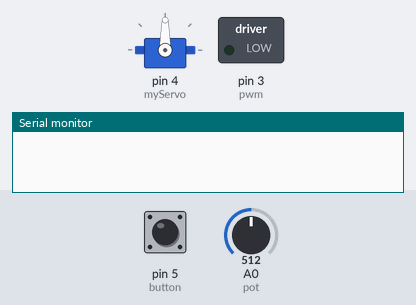
The sketch below on a simulated Arduino Uno, built with avr-gcc and run on an emulated ATmega328P. Shown: servo, switched loads named in the sketch (green lamp = pin HIGH), the last lines printed to the serial monitor. The inputs (shaded band) are chosen by the test bench; at power-on: pin 5 (button) HIGH, A0 (pot) = 512.

Above: at 1.2 s.
1.3 s: pin 5 (button) pulled LOW for 0.15 s
At 1.61 s:
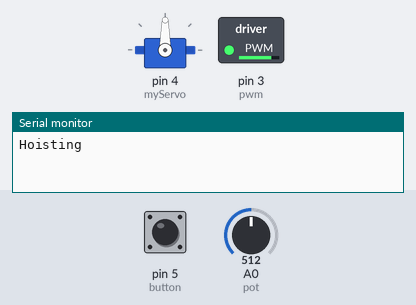
3.3 s: A0 (pot) set to 716
At 4.0 s:
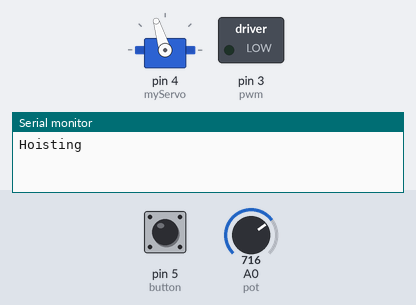
4.8 s: A0 (pot) set to 900
At 5.4 s:
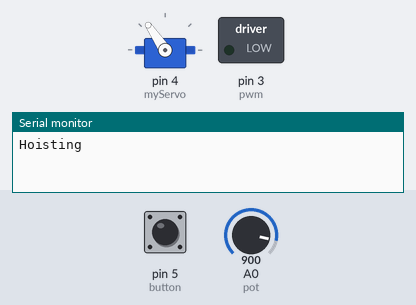
6.3 s: A0 (pot) set to 306
At 7.5 s:
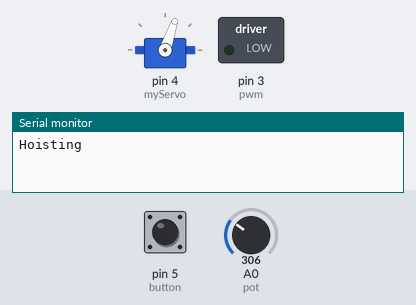
7.8 s: A0 (pot) set to 122
At 8.9 s:
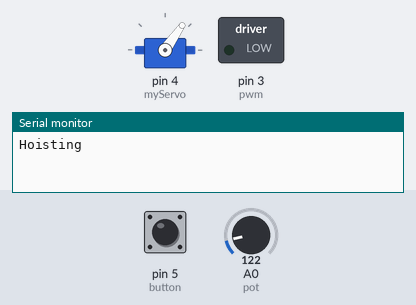
Timing chart, 0 to 10.3 s (numbered marks = the images above; inputs shaded):
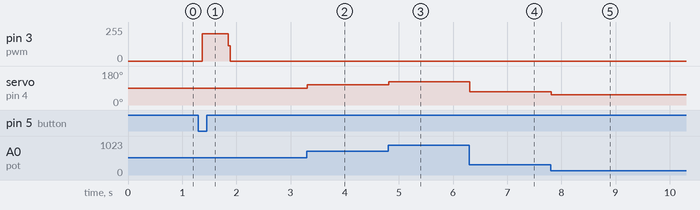

The sketch:

Ex_2-1.ino
```cpp
#include <Servo.h>

Servo myServo;  // create servo object to control a servo

int val;    // variable for servo position

int pwm = 3; // assigns pin 3 to variable pwm (motor pin)
int space;   // declares variable space
int mark= 800;   // declares variable mark

int button = 5;  // assigns pin 5 to pushbutton
int push = 0; // variable for button state

int pot = A0; // assigns pin A0 to potentiometer
int hoist = 0;  // variable for hoist input position

void setup()  // setup loop
{
   myServo.attach(4);  // attaches the servo on pin 4 to the servo object

   pinMode(pwm, OUTPUT);  // declares pin 3 as output
   pinMode(button,INPUT); // declares pin 5 as input
   pinMode(pot,INPUT);    // declares pin A0 as input

   Serial.begin(9600);
}

void loop()
{
  hoist = analogRead(pot);
  push = digitalRead(button);
  val = 45 + (long)hoist*(135-45)/1023; // maps 0V to 5V to 45 to 135 degrees
  myServo.write(val);
  delay(15);

  if (val >= 80 & val <= 100) {
  if (push == 0) {
          Serial.println("Hoisting");
    space = 1000-mark; // subtracts mark from 1000 ans saves the result in space
          for (int i = 0; i < 500; i++){
    {digitalWrite(pwm, HIGH); // sets pin 3 HIGH
    delayMicroseconds(mark);   // waits for t1 uS (high time)
    digitalWrite(pwm, LOW);  // sets pin 3 LOW
    delayMicroseconds(space);   // waits for t2 uS (low time)
          }
    }
  }
  }
}
```

Measured:
- after the input at 1.3 s, pin 3 (pwm): 0/255 → 204/255 after 0.07 s, → 0/255 0.48 s later
- after the input at 3.3 s, servo on pin 4 (myServo): 90° → 107° at once
- after the input at 4.8 s, servo on pin 4 (myServo): 107° → 124° at once
- after the input at 6.3 s, servo on pin 4 (myServo): 124° → 71° at once
- after the input at 7.8 s, servo on pin 4 (myServo): 71° → 55° at once
